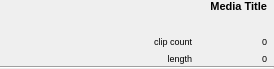
<?xml version="1.0" encoding="UTF-8"?>
<ui version="4.0">
 <class>MediaCellView</class>
 <widget class="QWidget" name="MediaCellView">
  <property name="geometry">
   <rect>
    <x>0</x>
    <y>0</y>
    <width>274</width>
    <height>69</height>
   </rect>
  </property>
  <property name="sizePolicy">
   <sizepolicy hsizetype="Expanding" vsizetype="Fixed">
    <horstretch>0</horstretch>
    <verstretch>0</verstretch>
   </sizepolicy>
  </property>
  <property name="windowTitle">
   <string>Form</string>
  </property>
  <layout class="QVBoxLayout" name="verticalLayout_2">
   <property name="spacing">
    <number>0</number>
   </property>
   <property name="margin">
    <number>0</number>
   </property>
   <item>
    <layout class="QHBoxLayout" name="horizontalLayout">
     <item>
      <spacer name="horizontalSpacer_2">
       <property name="orientation">
        <enum>Qt::Horizontal</enum>
       </property>
       <property name="sizeType">
        <enum>QSizePolicy::Fixed</enum>
       </property>
       <property name="sizeHint" stdset="0">
        <size>
         <width>10</width>
         <height>20</height>
        </size>
       </property>
      </spacer>
     </item>
     <item>
      <widget class="QLabel" name="thumbnail">
       <property name="enabled">
        <bool>true</bool>
       </property>
       <property name="sizePolicy">
        <sizepolicy hsizetype="Fixed" vsizetype="Fixed">
         <horstretch>0</horstretch>
         <verstretch>0</verstretch>
        </sizepolicy>
       </property>
       <property name="minimumSize">
        <size>
         <width>64</width>
         <height>64</height>
        </size>
       </property>
       <property name="maximumSize">
        <size>
         <width>64</width>
         <height>64</height>
        </size>
       </property>
       <property name="baseSize">
        <size>
         <width>64</width>
         <height>64</height>
        </size>
       </property>
       <property name="text">
        <string/>
       </property>
       <property name="scaledContents">
        <bool>true</bool>
       </property>
      </widget>
     </item>
     <item>
      <spacer name="horizontalSpacer">
       <property name="orientation">
        <enum>Qt::Horizontal</enum>
       </property>
       <property name="sizeHint" stdset="0">
        <size>
         <width>10</width>
         <height>20</height>
        </size>
       </property>
      </spacer>
     </item>
     <item>
      <layout class="QVBoxLayout" name="verticalLayout">
       <item>
        <widget class="QLabel" name="title">
         <property name="sizePolicy">
          <sizepolicy hsizetype="Expanding" vsizetype="Preferred">
           <horstretch>1</horstretch>
           <verstretch>0</verstretch>
          </sizepolicy>
         </property>
         <property name="minimumSize">
          <size>
           <width>150</width>
           <height>0</height>
          </size>
         </property>
         <property name="font">
          <font>
           <pointsize>8</pointsize>
           <weight>75</weight>
           <bold>true</bold>
          </font>
         </property>
         <property name="text">
          <string notr="true">Media Title</string>
         </property>
         <property name="alignment">
          <set>Qt::AlignRight|Qt::AlignTop|Qt::AlignTrailing</set>
         </property>
         <property name="wordWrap">
          <bool>true</bool>
         </property>
        </widget>
       </item>
       <item>
        <layout class="QHBoxLayout" name="horizontalLayout_3">
         <item>
          <layout class="QGridLayout" name="gridLayout">
           <item row="0" column="0">
            <widget class="QLabel" name="clipCountLabel">
             <property name="font">
              <font>
               <pointsize>7</pointsize>
              </font>
             </property>
             <property name="text">
              <string>clip count</string>
             </property>
             <property name="alignment">
              <set>Qt::AlignRight|Qt::AlignTrailing|Qt::AlignVCenter</set>
             </property>
            </widget>
           </item>
           <item row="0" column="1">
            <widget class="QLabel" name="clipCount">
             <property name="font">
              <font>
               <pointsize>7</pointsize>
              </font>
             </property>
             <property name="text">
              <string notr="true">0</string>
             </property>
             <property name="alignment">
              <set>Qt::AlignRight|Qt::AlignTrailing|Qt::AlignVCenter</set>
             </property>
            </widget>
           </item>
           <item row="1" column="0">
            <widget class="QLabel" name="lengthLabel">
             <property name="font">
              <font>
               <pointsize>7</pointsize>
              </font>
             </property>
             <property name="text">
              <string>length</string>
             </property>
             <property name="alignment">
              <set>Qt::AlignRight|Qt::AlignTrailing|Qt::AlignVCenter</set>
             </property>
            </widget>
           </item>
           <item row="1" column="1">
            <widget class="QLabel" name="length">
             <property name="font">
              <font>
               <pointsize>7</pointsize>
              </font>
             </property>
             <property name="text">
              <string notr="true">0</string>
             </property>
             <property name="alignment">
              <set>Qt::AlignRight|Qt::AlignTrailing|Qt::AlignVCenter</set>
             </property>
            </widget>
           </item>
          </layout>
         </item>
        </layout>
       </item>
      </layout>
     </item>
     <item>
      <layout class="QVBoxLayout" name="verticalLayout_3">
       <item>
        <widget class="ClickableLabel" name="delLabel">
         <property name="text">
          <string/>
         </property>
         <property name="pixmap">
          <pixmap resource="../../../../resources.qrc">:/images/clear</pixmap>
         </property>
        </widget>
       </item>
       <item>
        <widget class="ClickableLabel" name="arrow">
         <property name="sizePolicy">
          <sizepolicy hsizetype="Fixed" vsizetype="Preferred">
           <horstretch>0</horstretch>
           <verstretch>0</verstretch>
          </sizepolicy>
         </property>
         <property name="text">
          <string/>
         </property>
         <property name="pixmap">
          <pixmap resource="../../../../resources.qrc">:/images/marker_left</pixmap>
         </property>
        </widget>
       </item>
      </layout>
     </item>
    </layout>
   </item>
   <item>
    <widget class="Line" name="line">
     <property name="orientation">
      <enum>Qt::Horizontal</enum>
     </property>
    </widget>
   </item>
  </layout>
 </widget>
 <customwidgets>
  <customwidget>
   <class>ClickableLabel</class>
   <extends>QLabel</extends>
   <header>ClickableLabel.h</header>
  </customwidget>
 </customwidgets>
 <resources>
  <include location="../../../../resources.qrc"/>
 </resources>
 <connections/>
</ui>
